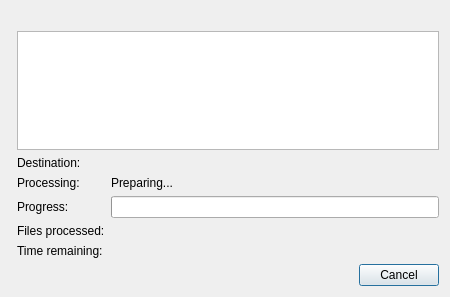
<?xml version="1.0" encoding="UTF-8"?>
<ui version="4.0">
 <class>FileOperationDialog</class>
 <widget class="QDialog" name="FileOperationDialog">
  <property name="geometry">
   <rect>
    <x>0</x>
    <y>0</y>
    <width>450</width>
    <height>297</height>
   </rect>
  </property>
  <property name="windowTitle">
   <string/>
  </property>
  <layout class="QFormLayout" name="formLayout_2">
   <item row="0" column="0" colspan="2">
    <widget class="QLabel" name="message">
     <property name="text">
      <string/>
     </property>
    </widget>
   </item>
   <item row="1" column="1">
    <layout class="QFormLayout" name="formLayout">
     <property name="fieldGrowthPolicy">
      <enum>QFormLayout::AllNonFixedFieldsGrow</enum>
     </property>
     <item row="0" column="0" colspan="2">
      <widget class="QListWidget" name="sourceFiles">
       <property name="sizePolicy">
        <sizepolicy hsizetype="Preferred" vsizetype="Preferred">
         <horstretch>0</horstretch>
         <verstretch>0</verstretch>
        </sizepolicy>
       </property>
      </widget>
     </item>
     <item row="1" column="0">
      <widget class="QLabel" name="destLabel">
       <property name="text">
        <string>Destination:</string>
       </property>
      </widget>
     </item>
     <item row="1" column="1">
      <widget class="Fm::ElidedLabel" name="dest">
       <property name="sizePolicy">
        <sizepolicy hsizetype="Preferred" vsizetype="Fixed">
         <horstretch>0</horstretch>
         <verstretch>0</verstretch>
        </sizepolicy>
       </property>
       <property name="text">
        <string/>
       </property>
       <property name="wordWrap">
        <bool>true</bool>
       </property>
      </widget>
     </item>
     <item row="2" column="0">
      <widget class="QLabel" name="label_3">
       <property name="text">
        <string>Processing:</string>
       </property>
      </widget>
     </item>
     <item row="2" column="1">
      <widget class="Fm::ElidedLabel" name="curFile">
       <property name="sizePolicy">
        <sizepolicy hsizetype="Preferred" vsizetype="Fixed">
         <horstretch>0</horstretch>
         <verstretch>0</verstretch>
        </sizepolicy>
       </property>
       <property name="text">
        <string>Preparing...</string>
       </property>
      </widget>
     </item>
     <item row="3" column="0">
      <widget class="QLabel" name="label_4">
       <property name="text">
        <string>Progress:</string>
       </property>
      </widget>
     </item>
     <item row="3" column="1">
      <widget class="QProgressBar" name="progressBar">
       <property name="alignment">
        <set>Qt::AlignCenter</set>
       </property>
      </widget>
     </item>
     <item row="4" column="0">
      <widget class="QLabel" name="label_6">
       <property name="text">
        <string>Files processed:</string>
       </property>
      </widget>
     </item>
     <item row="4" column="1">
      <widget class="QLabel" name="filesProcessed">
       <property name="text">
        <string/>
       </property>
      </widget>
     </item>
     <item row="5" column="0">
      <widget class="QLabel" name="label_5">
       <property name="sizePolicy">
        <sizepolicy hsizetype="Preferred" vsizetype="Preferred">
         <horstretch>0</horstretch>
         <verstretch>0</verstretch>
        </sizepolicy>
       </property>
       <property name="text">
        <string>Time remaining:</string>
       </property>
      </widget>
     </item>
     <item row="5" column="1">
      <widget class="QLabel" name="timeRemaining">
       <property name="sizePolicy">
        <sizepolicy hsizetype="Preferred" vsizetype="Fixed">
         <horstretch>0</horstretch>
         <verstretch>0</verstretch>
        </sizepolicy>
       </property>
       <property name="text">
        <string/>
       </property>
      </widget>
     </item>
    </layout>
   </item>
   <item row="2" column="0" colspan="2">
    <widget class="QDialogButtonBox" name="buttonBox">
     <property name="orientation">
      <enum>Qt::Horizontal</enum>
     </property>
     <property name="standardButtons">
      <set>QDialogButtonBox::Cancel</set>
     </property>
    </widget>
   </item>
  </layout>
 </widget>
 <customwidgets>
  <customwidget>
   <class>Fm::ElidedLabel</class>
   <extends>QLabel</extends>
   <header>fileoperationdialog_p.h</header>
  </customwidget>
 </customwidgets>
 <resources/>
 <connections>
  <connection>
   <sender>buttonBox</sender>
   <signal>accepted()</signal>
   <receiver>FileOperationDialog</receiver>
   <slot>accept()</slot>
   <hints>
    <hint type="sourcelabel">
     <x>248</x>
     <y>254</y>
    </hint>
    <hint type="destinationlabel">
     <x>157</x>
     <y>274</y>
    </hint>
   </hints>
  </connection>
  <connection>
   <sender>buttonBox</sender>
   <signal>rejected()</signal>
   <receiver>FileOperationDialog</receiver>
   <slot>reject()</slot>
   <hints>
    <hint type="sourcelabel">
     <x>316</x>
     <y>260</y>
    </hint>
    <hint type="destinationlabel">
     <x>286</x>
     <y>274</y>
    </hint>
   </hints>
  </connection>
 </connections>
</ui>
